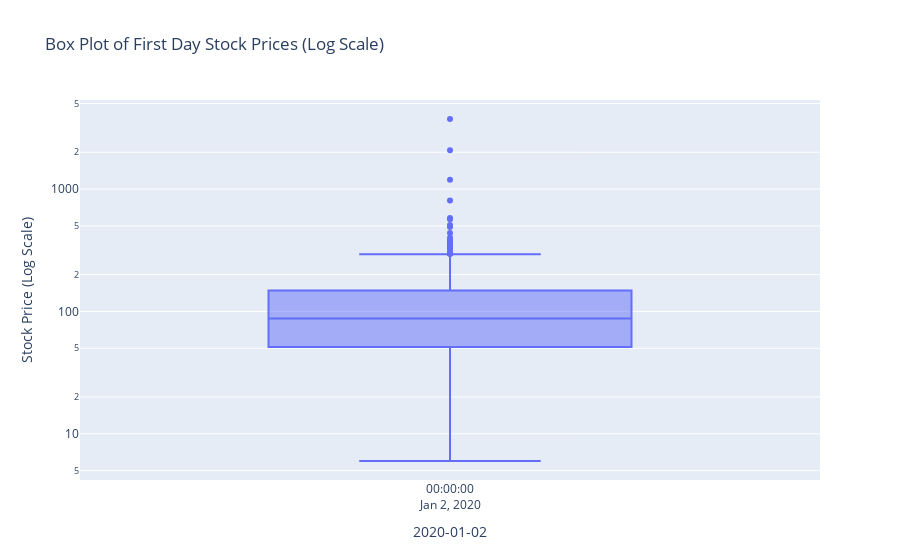

The code cell stored with this chart in its notebook:
### Code cell
fig = px.box(first_day_data_sp500.dropna(), title='Box Plot of First Day Stock Prices (Log Scale)')
fig.update_layout(yaxis_title='Stock Price (Log Scale)', xaxis_title='2020-01-02', yaxis_type="log")
fig.show()

### Figure 1 — Plotly figure (JSON) as saved in the notebook; plotly's stock layout.template omitted (floating-point values rounded to 4 significant figures; data arrays with more than 128 entries replaced by an {"elided": "..."} marker saying what was removed)
{"data": [{"alignmentgroup": "True", "hovertemplate": "variable=%{x}<br>value=%{y}<extra></extra>", "legendgroup": "", "marker": {"color": "#636efa"}, "name": "", "notched": false, "offsetgroup": "", "orientation": "v", "showlegend": false, "type": "box", "x": {"elided": "490 str values"}, "x0": " ", "xaxis": "x", "y": {"elided": "490 float values"}, "y0": " ", "yaxis": "y"}], "layout": {"boxmode": "group", "legend": {"tracegroupgap": 0}, "title": {"text": "Box Plot of First Day Stock Prices (Log Scale)"}, "xaxis": {"anchor": "y", "domain": [0, 1], "title": {"text": "2020-01-02"}}, "yaxis": {"anchor": "x", "domain": [0, 1], "title": {"text": "Stock Price (Log Scale)"}, "type": "log"}}}
